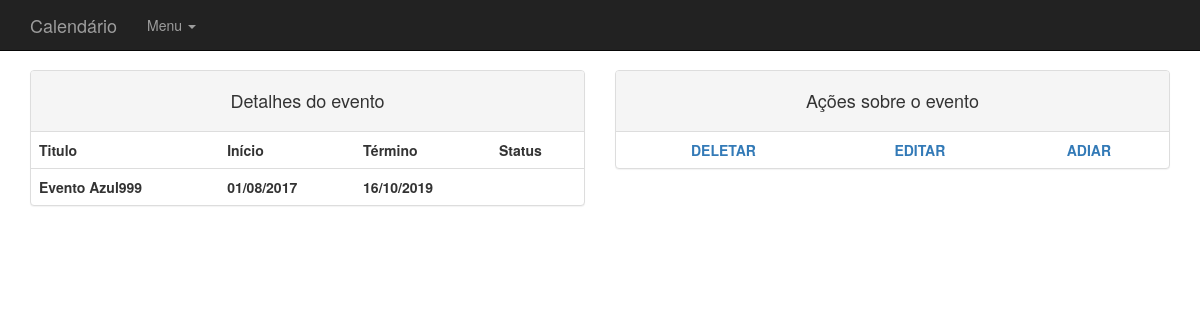
/restrito/calendario/detalhesevento.php?pg=1, run on the app's committed database.
### tables this page shows
CREATE TABLE `events` (
  `id` int(11) NOT NULL,
  `title` varchar(255) NOT NULL,
  `color` varchar(7) DEFAULT NULL,
  `start` datetime NOT NULL,
  `end` datetime DEFAULT NULL
);

### restrito/calendario/detalhesevento.php (the view, shortened to what this page needs)
<?php
require_once('bdd.php');
$pg = trim($_GET['pg']);
$sql = "SELECT * FROM events WHERE id = ?";
$req = $bdd->prepare($sql);
$req->bindValue(1, $pg, PDO::PARAM_INT);
$req->execute();
$events = $req->fetchAll();
?>
<!DOCTYPE html>
<html lang="pt-br">
<head>
    <link href="css/bootstrap.min.css" rel="stylesheet">
	<link href='css/fullcalendar.css' rel='stylesheet' />
</head>
<body>
    <nav class="navbar navbar-inverse navbar-fixed-top" role="navigation">
        <div class="container">
            <div class="navbar-header">
                <a class="navbar-brand" href="index.php">Calendário</a>
            </div>
            <div class="collapse navbar-collapse" id="bs-example-navbar-collapse-1">
                <ul class="nav navbar-nav">
                    <li class="dropdown">
                        <a href="#" data-toggle="dropdown" role="button" aria-haspopup="true" aria-expanded="false">
							Menu
							<span class="caret"></span>
						</a>
					</li>
                </ul>
            </div>
        </div>
    </nav>
	<div class="container">
		<div class="row">
			<div class="col-lg-6">
				<div class="panel panel-default">
					<div class="panel-heading text-center">
						<h4>Detalhes do evento</h4>
					</div>
					<table class="table">
						<tr>
						  <th>Titulo</th>
						  <th>Início</th>
						  <th>Término</th>
						  <th>Status</th>
						</tr>
						<?php foreach($events as $event):?>
						<tr>
						  <th><?php echo $event['title'];?></th>
						  <th><?php echo date("d/m/Y", strtotime($event['start']));?></th>
						  <th><?php echo date("d/m/Y", strtotime($event['end']));?></th>
						  <th><?php echo $event['status'];?></th>
						</tr>
						<?php endforeach; ?>
					</table>
				</div>
			</div>
			<div class="col-lg-6">
				<div class="panel panel-default">
					<div class="panel-heading text-center">
						<h4>Ações sobre o evento</h4>
					</div>
				  <table class="table text-uppercase">
					<tr class="text-center">
					  <th class="text-center text-danger"><a href="deleteEventos.php?url_del=<?php echo $event['id'];?>">Deletar</a></th>
					  <th class="text-center text-success"><a href="#" id="editar">Editar</a></th>
					  <th class="text-center text-warning"><a href="editarEvento.php?url_adiar=<?php echo $event['id'];?>">Adiar</a></th>
					</tr>
				  </table>
				</div>
			</div>
		</div>
		<div class="row">
			<div class="col-lg-10 col-centered">
			</div>
		</div>
	</div>
</body>
</html>

### restrito/calendario/detalhesevento.php (style rules this page uses)
body { padding-top: 70px; }
.col-centered { float: none; margin: 0 auto; }

### data on the page
events: title "Evento Azul999", start "01/08/2017", end "16/10/2019"
